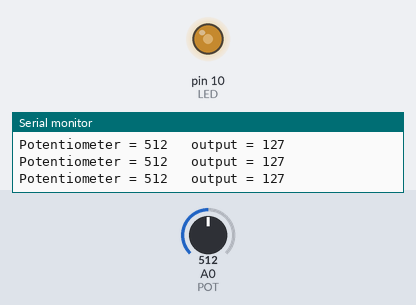
A sketch run on a simulated Arduino Uno, built with avr-gcc and run on an emulated ATmega328P. On the bench: output pins drawn as LEDs (lit = HIGH), the last lines printed to the serial monitor. Inputs (shaded band) come from the test bench; at power-on: A0 (POT) = 512.

Above: at 1.2 s.
1.3 s: A0 (POT) set to 418
At 2.5 s:
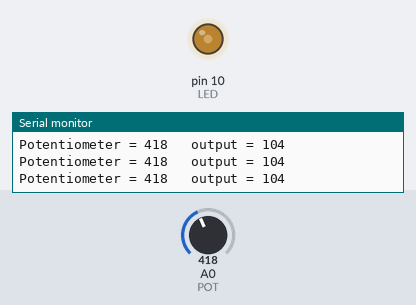
4.3 s: A0 (POT) set to 389
At 5.4 s:
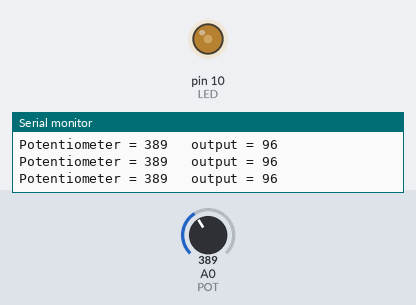
5.8 s: A0 (POT) set to 104
At 7.0 s:
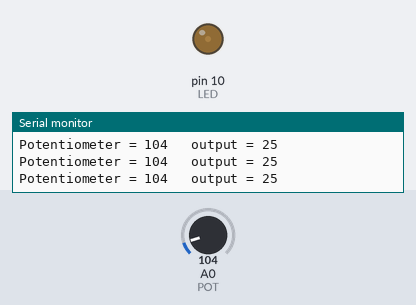
7.3 s: A0 (POT) set to 91
At 7.8 s:
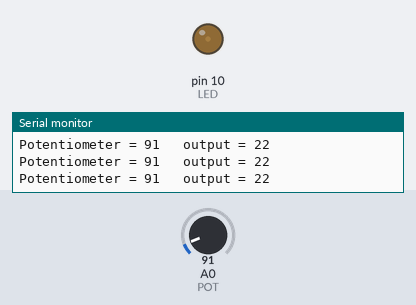
10.3 s: A0 (POT) set to 1023
At 11.0 s:
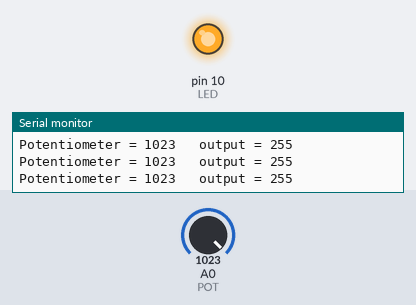
11.8 s: A0 (POT) set to 982
At 13.2 s:
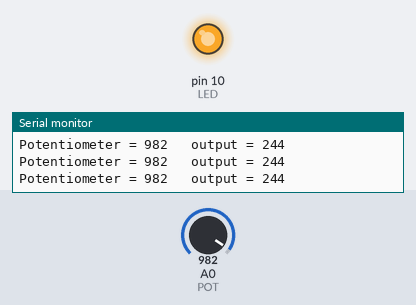
Timing chart, 0 to 14.3 s (numbered marks = the images above; inputs shaded):
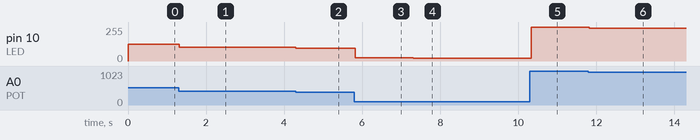

Measured:
- after the input at 1.3 s, pin 10 (LED): 127/255 → 104/255 at once
- after the input at 4.3 s, pin 10 (LED): 104/255 → 96/255 at once
- after the input at 5.8 s, pin 10 (LED): 96/255 → 25/255 at once
- after the input at 7.3 s, pin 10 (LED): 25/255 → 22/255 at once
- after the input at 10.3 s, pin 10 (LED): 22/255 → 255/255 at once
- after the input at 11.8 s, pin 10 (LED): 255/255 → 244/255 at once

The sketch:

Week4.ino
```cpp
// (licence header left out)
#define LED 10
#define POT A0

int PotValue = 0;
int LedValue = 0;

void setup() {

  Serial.begin(9600);
}

void loop() {

  PotValue = analogRead(POT);

  LedValue = map(PotValue, 0, 1023, 0, 255);

  analogWrite(LED, LedValue);

  Serial.print("Potentiometer = ");
  Serial.print(PotValue);
  Serial.print("\t output = ");
  Serial.println(LedValue);

  delay(2);

}
```
